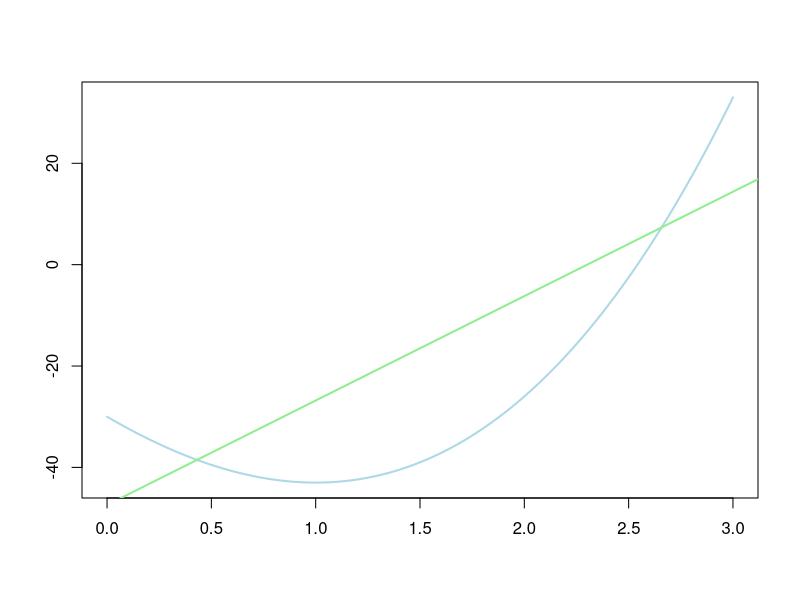

Source code (R):
## ---- chunk 1
x <- 0:3
x
## ---- chunk 2
f <- function(x)
{
  2*x^3 + 9*x^2 -24*x -30
}
## ---- chunk 3
y <- f(x)
y
## ---- chunk 4
xy <- x * y
xy
## ---- chunk 5
x_sq <- x^2
x_sq
## ---- chunk 6
sum(x)
sum(y)
sum(xy)
sum(x_sq)
sum(x^2)
sum(x)^2
## ---- chunk 7
lm(y~x)
## ---- chunk 8
x_for_plot <- seq(0,3,0.01)
## ---- chunk 9
plot(f(x_for_plot)~x_for_plot, type = "l", lwd = 2, col = "lightblue",
     xlab = "", ylab = "")
abline(lm(y~x), col = "lightgreen", lwd = 2)
